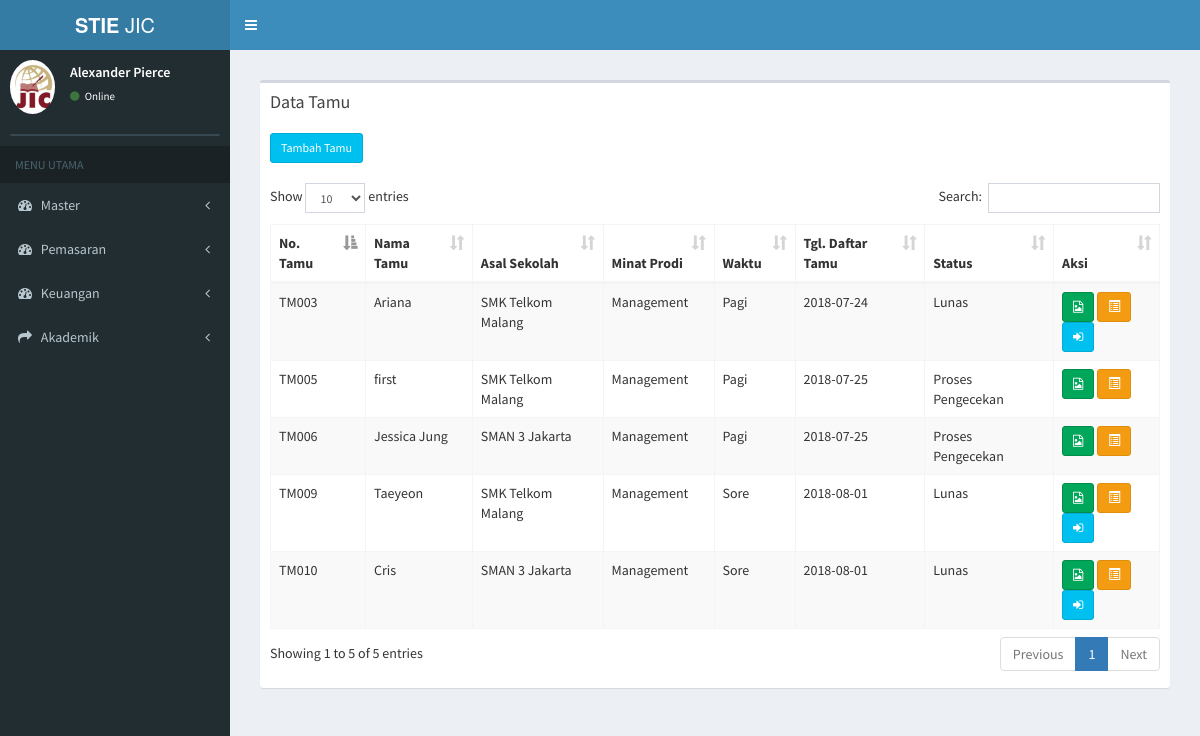
Before: / with the older database file.
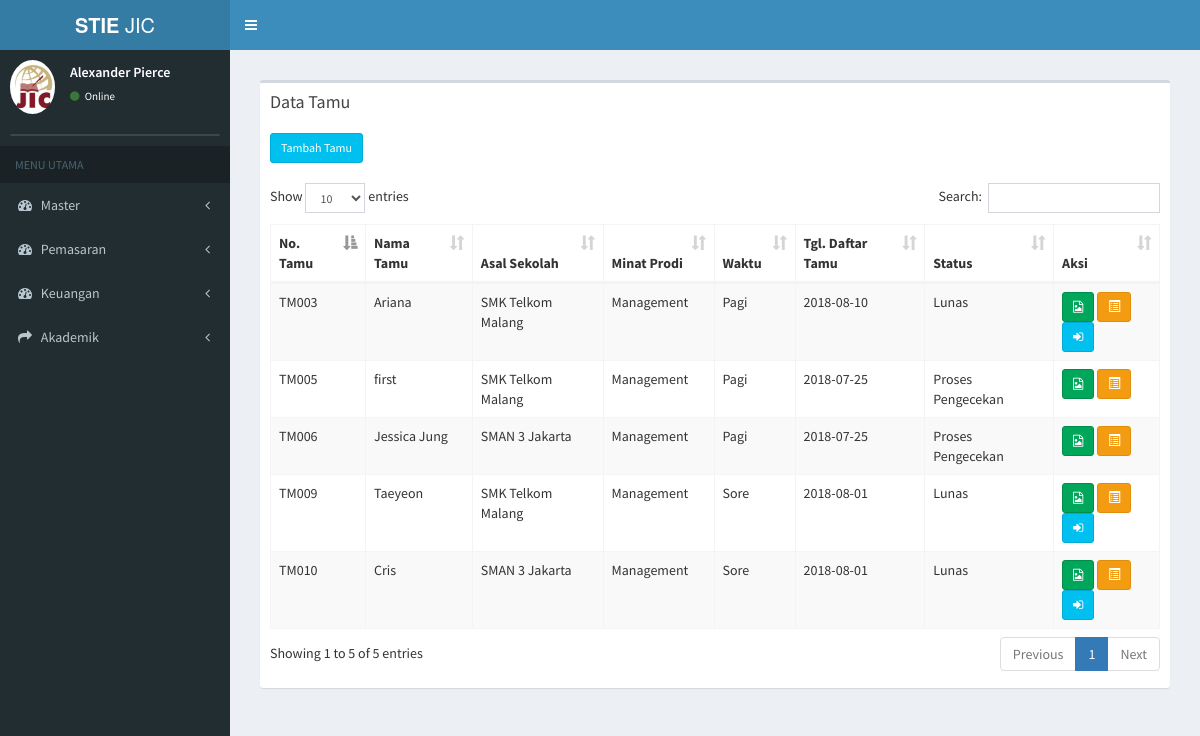
After: the same page with the newer database file.
### tables this page shows
CREATE TABLE `tb_pendaftaran` (
  `id_pendaftaran` varchar(6) NOT NULL,
  `tanggal_pendaftaran` date NOT NULL,
  `nama_pendaftar` varchar(50) NOT NULL,
  `jk_pendaftar` varchar(20) NOT NULL,
  `id_sekolah` varchar(6) NOT NULL,
  `jurusan` varchar(20) NOT NULL,
  `alamat` varchar(100) NOT NULL,
  `email` varchar(30) NOT NULL,
  `no_telp` varchar(15) NOT NULL,
  `waktu` varchar(10) NOT NULL,
  `status_bayar` varchar(20) NOT NULL,
  `id_prodi` varchar(6) NOT NULL,
  `sumber` varchar(30) NOT NULL,
  `bukti_transfer` text NOT NULL,
  `id_du` varchar(6) NOT NULL,
  `f1` text NOT NULL,
  `f2` text NOT NULL,
  `f3` text NOT NULL,
  `notes` text NOT NULL,
  `tanggal_konfirmasi` date NOT NULL,
  `sgs` varchar(20) NOT NULL
);

CREATE TABLE `tb_sekolah` (
  `id_sekolah` varchar(6) NOT NULL,
  `nama_sekolah` varchar(30) NOT NULL,
  `alamat_sekolah` text NOT NULL,
  `jenis_sekolah` varchar(6) NOT NULL
);

CREATE TABLE `tb_prodi` (
  `id_prodi` varchar(6) NOT NULL,
  `nama_prodi` varchar(20) NOT NULL,
  `ketua_prodi` varchar(50) NOT NULL
);

### application/controllers/tamu.php (called while the page is built, shortened)
<?php
class Tamu extends CI_Controller {
	public function __construct()
	{
		$this->load->model('tamu_model');
		$this->load->model('daftar_ulang_model');
		$this->load->model('mahasiswa_model');
	}
	public function index(){
				$data['tamu'] = $this->tamu_model->data_tamu();
				$data['main_view'] = 'Tamu/data_tamu_view';
				$this->load->view('template', $data);
	}
}

### index.php (called while the page is built, shortened)
<?php
require_once BASEPATH.'core/CodeIgniter.php';

### application/models/tamu_model.php (called while the page is built, shortened)
<?php
class Tamu_model extends CI_Model {
	public function data_tamu(){
		$this->db->select('*');
		 $this->db->from('tb_pendaftaran');
     $this->db->join('tb_sekolah','tb_sekolah.id_sekolah=tb_pendaftaran.id_sekolah');
		 $this->db->join('tb_prodi','tb_prodi.id_prodi=tb_pendaftaran.id_prodi');
		 $query = $this->db->get();
		 return $query->result();
	}
}

### application/views/Tamu/data_tamu_view.php (the view, shortened to what the changed rows need)
<section class="content">
      <div class="row">
        <div class="col-xs-12">
          <div class="box">
            <div class="box-body">
              <table id="example1" class="table table-bordered table-striped">
                 <a href="<?php echo base_url(); ?>tamu/page_tambah_tamu" class="btn btn-info btn-sm" > Tambah Tamu</a> <br> <br>
                <thead>
                <tr>
                  <th>No. Tamu</th>
                  <th>Nama Tamu</th>
                  <th>Asal Sekolah</th>
                  <th>Minat Prodi</th>
                  <th>Waktu</th>
                  <th>Tgl. Daftar Tamu</th>
                  <th>Status</th>
                  <th>Aksi</th>
                </tr>
                </thead>
                <tbody>
                <?php
                foreach ($tamu as $data) {
                  if ($data->status_bayar == 'Tamu') {
                  echo '
                <tr>
                  <td>'.$data->id_pendaftaran.'
                  </td>
                  <td>'.$data->nama_pendaftar.'</td>
                  <td>'.$data->nama_sekolah.'</td>
                  <td>'.$data->nama_prodi.'</td>
                  <td>'.$data->waktu.'</td>
                  <td>'.$data->tanggal_pendaftaran.'</td>
                  <td>'.$data->status_bayar.'</td>
                  <td>
                     <a href="'.base_url('tamu/f1/'.$data->id_pendaftaran).'" class="btn btn-warning btn-sm" >FU<span class="tooltiptext">Follow UP</span></a>
                     <a href="'.base_url('tamu/detail_tamu/'.$data->id_pendaftaran).'" class="btn btn-warning btn-sm"><i class="glyphicon glyphicon-list-alt"></i><span class="tooltiptext">Detail Tamu</span></a>
                      <a href="'.base_url('tamu/page_upload/'.$data->id_pendaftaran).'" class="btn btn-info btn-sm"><i class="fa fa-file-image-o"></i><span class="tooltiptext">Unggah Gambar</span></a>
                  </td>
                </tr>
                ';
              } else if ($data->status_bayar == 'Lunas') {
                if ($data->waktu == 'Pagi') {
                  echo '
                <tr>
                  <td>'.$data->id_pendaftaran.'
                  </td>
                  <td>'.$data->nama_pendaftar.'</td>
                  <td>'.$data->nama_sekolah.'</td>
                  <td>'.$data->nama_prodi.'</td>
                  <td>'.$data->waktu.'</td>
                  <td>'.$data->tanggal_pendaftaran.'</td>
                  <td>'.$data->status_bayar.'</td>
                  <td>
                     <a href="'.base_url('uploads/'.$data->bukti_transfer).'" class="btn btn-success btn-sm" target="_blank"><i class="fa fa-file-image-o"></i><span class="tooltiptext">Lihat Bukti</span></a>
                     <a href="'.base_url('tamu/detail_tamu/'.$data->id_pendaftaran).'" class="btn btn-warning btn-sm"><i class="glyphicon glyphicon-list-alt"></i><span class="tooltiptext">Detail Tamu</span></a>
                  <a href="'.base_url('daftar_ulang/page_du_pagi/'.$data->id_pendaftaran).'" class="btn btn-info btn-sm"><i class="fa fa-sign-in"></i><span class="tooltiptext">Daftar Ulang</span></a>
                  </td>
                </tr>
                ';
                }
              ?>
              <?php
            } else if ($data->status_bayar != 'Non Aktif' AND $data->status_bayar != 'Aktif') {
                   echo '
                <tr>
                  <td>'.$data->id_pendaftaran.'
                  </td>
                  <td>'.$data->nama_pendaftar.'</td>
                  <td>'.$data->nama_sekolah.'</td>
                  <td>'.$data->nama_prodi.'</td>
                  <td>'.$data->waktu.'</td>
                  <td>'.$data->tanggal_pendaftaran.'</td>
                  <td>'.$data->status_bayar.'</td>
                  <td>
                   <a href="'.base_url('uploads/'.$data->bukti_transfer).'" class="btn btn-success btn-sm" target="_blank"><i class="fa fa-file-image-o"></i><span class="tooltiptext">Lihat Bukti</span></a>
                   <a href="'.base_url('tamu/detail_tamu/'.$data->id_pendaftaran).'" class="btn btn-warning btn-sm"><i class="glyphicon glyphicon-list-alt"></i><span class="tooltiptext">Detail Tamu</span></a>
                  </td>
                </tr>
                ';
            }
            }
            ?>
                </tbody>
              </table>
            </div>
          </div>
        </div>
      </div>
    </section>

Changed rows visible on the page:
changed tb_pendaftaran "TM003": tanggal_pendaftaran "2018-07-24" → "2018-08-10"
